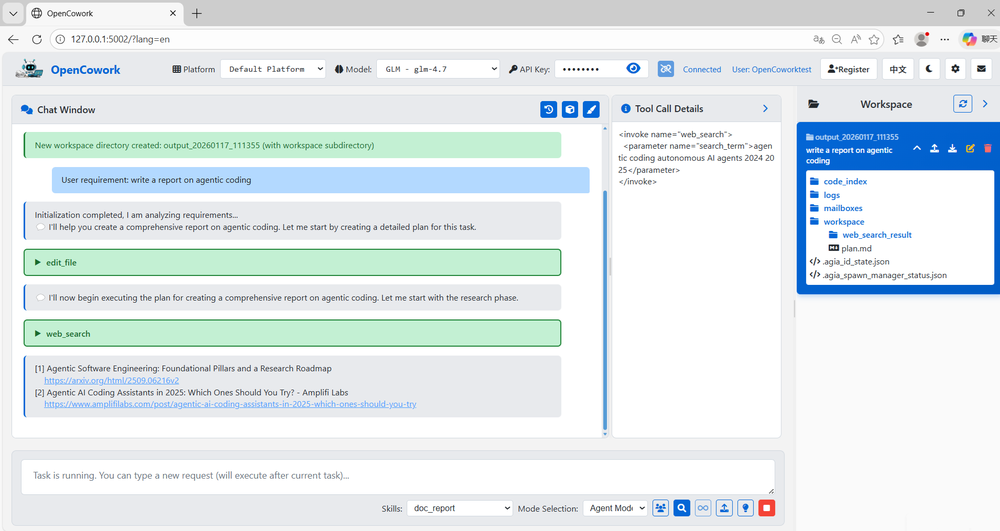
#> input picture md/images/OfficeCowork_GUI.png, 1000 x 531 px, shrunk from 1908 x 1014 before the run
$ python png_cropper.py ../../md/images/OfficeCowork_GUI.png
#> lines starting #> are read from the running program, lines starting #| are printed output that depends on the picture; after the words box and inside, x2 and y2 are one past the last pixel; in counts of white or black regions, pixels touching at a corner belong together
#!/usr/bin/env python3
# -*- coding: utf-8 -*-
"""
Copyright (c) 2025 OpenCowork Research Group.

Licensed under the Apache License, Version 2.0 (the "License");
you may not use this file except in compliance with the License.
You may obtain a copy of the License at

    http://www.apache.org/licenses/LICENSE-2.0

Unless required by applicable law or agreed to in writing, software
distributed under the License is distributed on an "AS IS" BASIS,
WITHOUT WARRANTIES OR CONDITIONS OF ANY KIND, either express or implied.
See the License for the specific language governing permissions and
limitations under the License.

PNG图片裁剪工具
用于去除PNG图片中的空白区域，特别适用于从SVG转换而来的PNG图片
"""

import os
from pathlib import Path
from typing import Tuple, Optional
from PIL import Image, ImageOps

# ========================================
# 🚀 延迟导入优化：numpy 延迟加载
# ========================================
# numpy 是重量级库，只在实际使用图片裁剪功能时才加载
# 避免启动时加载，节省约 0.7秒

np = None

def _ensure_numpy():
    """确保 numpy 已加载（延迟加载）"""
    global np
    if np is None:
        import numpy as _np
        np = _np

class PNGCropper:
    """PNG图片裁剪工具，用于自动去除空白区域"""

    def __init__(self):
        self.background_color = (255, 255, 255, 0)  # 透明白色背景
        self.tolerance = 10  # 颜色容差

    def detect_content_bounds(self, image: Image.Image, padding: int = 10) -> Tuple[int, int, int, int]:
        """
        检测图片中内容的边界

        Args:
            image: PIL Image对象
            padding: 保留的边距像素数

        Returns:
            (left, top, right, bottom) 内容边界坐标
        """
        # 🚀 延迟加载：只在实际使用时才加载 numpy
        _ensure_numpy()

        # 转换为RGBA模式以处理透明度
        if image.mode != 'RGBA':
            image = image.convert('RGBA')

        # 转换为numpy数组进行处理
        img_array = np.array(image)

        # 检测非透明且非白色的像素
        # 白色像素：RGB接近(255,255,255)
        # 透明像素：alpha < 128
        height, width = img_array.shape[:2]

        # 创建掩码：非空白内容的像素
        if img_array.shape[2] == 4:  # RGBA
            # 非透明像素
            alpha_mask = img_array[:, :, 3] > 32  # alpha > 32
            # 非白色像素（考虑容差）
            rgb_sum = img_array[:, :, :3].sum(axis=2)
            white_mask = rgb_sum < (255 * 3 - self.tolerance * 3)
            # 内容掩码：非透明且非白色
            content_mask = alpha_mask & white_mask
        else:  # RGB
            # 非白色像素
            rgb_sum = img_array.sum(axis=2)
            content_mask = rgb_sum < (255 * 3 - self.tolerance * 3)

        # 如果没有找到内容，返回原图边界
        if not content_mask.any():
            return 0, 0, width, height

        # 找到内容的边界
        content_rows = np.any(content_mask, axis=1)
        content_cols = np.any(content_mask, axis=0)

        top = np.argmax(content_rows)
        bottom = height - np.argmax(content_rows[::-1])
        left = np.argmax(content_cols)
        right = width - np.argmax(content_cols[::-1])

        # 添加边距
        left = max(0, left - padding)
        top = max(0, top - padding)
        right = min(width, right + padding)
        bottom = min(height, bottom + padding)

        return left, top, right, bottom

    def crop_png(self, input_path: Path, output_path: Optional[Path] = None,
                 padding: int = 10, min_size: Tuple[int, int] = (100, 100), verbose: bool = True) -> bool:
        """
        裁剪PNG图片，去除空白区域

        Args:
            input_path: 输入PNG文件路径
            output_path: 输出PNG文件路径，如果为None则覆盖原文件
            padding: 保留的边距像素数
            min_size: 最小输出尺寸(width, height)
            verbose: 是否输出详细信息

        Returns:
            是否成功裁剪
        """
        try:
            if not input_path.exists():
                if verbose:
                    print(f"❌ 输入文件不存在: {input_path}")
                return False

            # 读取图片
            with Image.open(input_path) as image:
                original_size = image.size
                if verbose:
                    print(f"📏 原始图片尺寸: {original_size[0]}x{original_size[1]}")

                # 检测内容边界
                left, top, right, bottom = self.detect_content_bounds(image, padding)

                # 计算裁剪后的尺寸
                crop_width = right - left
                crop_height = bottom - top

                if verbose:
                    print(f"🔍 检测到内容区域: ({left}, {top}) -> ({right}, {bottom})")
                    print(f"📐 裁剪后尺寸: {crop_width}x{crop_height}")

                # 检查是否需要裁剪
                if (left <= 5 and top <= 5 and
                    right >= original_size[0] - 5 and bottom >= original_size[1] - 5):
                    if verbose:
                        print("ℹ️ 图片已经没有明显的空白区域，无需裁剪")
                    if output_path and output_path != input_path:
                        image.save(output_path, 'PNG', optimize=True)
                    return True

                # 确保最小尺寸
                if crop_width < min_size[0] or crop_height < min_size[1]:
                    # 计算需要扩展的区域
                    expand_width = max(0, min_size[0] - crop_width) // 2
                    expand_height = max(0, min_size[1] - crop_height) // 2

                    left = max(0, left - expand_width)
                    right = min(original_size[0], right + expand_width)
                    top = max(0, top - expand_height)
                    bottom = min(original_size[1], bottom + expand_height)

                    crop_width = right - left
                    crop_height = bottom - top

                    if verbose:
                        print(f"🔧 调整到最小尺寸: {crop_width}x{crop_height}")

                # 执行裁剪
                cropped_image = image.crop((left, top, right, bottom))

                # 保存裁剪后的图片
                if output_path is None:
                    output_path = input_path

                cropped_image.save(output_path, 'PNG', optimize=True)

                # 计算压缩比例
                original_pixels = original_size[0] * original_size[1]
                cropped_pixels = crop_width * crop_height
                compression_ratio = (1 - cropped_pixels / original_pixels) * 100

                if verbose:
                    print(f"✅ 裁剪完成: {output_path}")
                    print(f"📊 空白区域减少: {compression_ratio:.1f}%")

                return True

        except Exception as e:
            if verbose:
                print(f"❌ 裁剪失败: {e}")
            return False

    # [46 lines left out: function batch_crop, not called in this run]


def main():
    """命令行工具入口"""
    import argparse

    parser = argparse.ArgumentParser(description="PNG图片裁剪工具 - 自动去除空白区域")
    parser.add_argument("input", help="输入PNG文件或目录路径")
    parser.add_argument("-o", "--output", help="输出文件路径（仅用于单文件处理）")
    parser.add_argument("-p", "--padding", type=int, default=10, help="保留的边距像素数 (默认: 10)")
    parser.add_argument("-b", "--no-backup", action="store_true", help="不创建备份文件")
    parser.add_argument("--batch", action="store_true", help="批量处理目录中的所有PNG文件")

    args = parser.parse_args()

    cropper = PNGCropper()
    input_path = Path(args.input)

    if args.batch or input_path.is_dir():
        # 批量处理
        success_count = cropper.batch_crop(
            input_path,
            padding=args.padding,
            backup=not args.no_backup
        )
        print(f"\n✨ 总计处理了 {success_count} 个文件")
    else:
        # 单文件处理
        output_path = Path(args.output) if args.output else None

        # 创建备份
        if not args.no_backup and output_path is None:
            backup_path = input_path.with_suffix('.png.backup')
            if not backup_path.exists():
                try:
                    import shutil
                    shutil.copy2(input_path, backup_path)
                    print(f"💾 已备份到: {backup_path}")
                except Exception as e:
                    print(f"⚠️ 备份失败: {e}")

        success = cropper.crop_png(input_path, output_path, args.padding)
#> in crop_png, image is the input picture: PIL image 1000x531 RGBA; mean R, G, B, A 225.9, 234.6, 237.4, 255
#| 📏 原始图片尺寸: 1000x531
#> in detect_content_bounds, `alpha_mask = img_array[:, :, 3] > 32`: alpha_mask: shape (531, 1000) bool; every value is 1
#> in detect_content_bounds, `rgb_sum = img_array[:, :, :3].sum(axis=2)`:
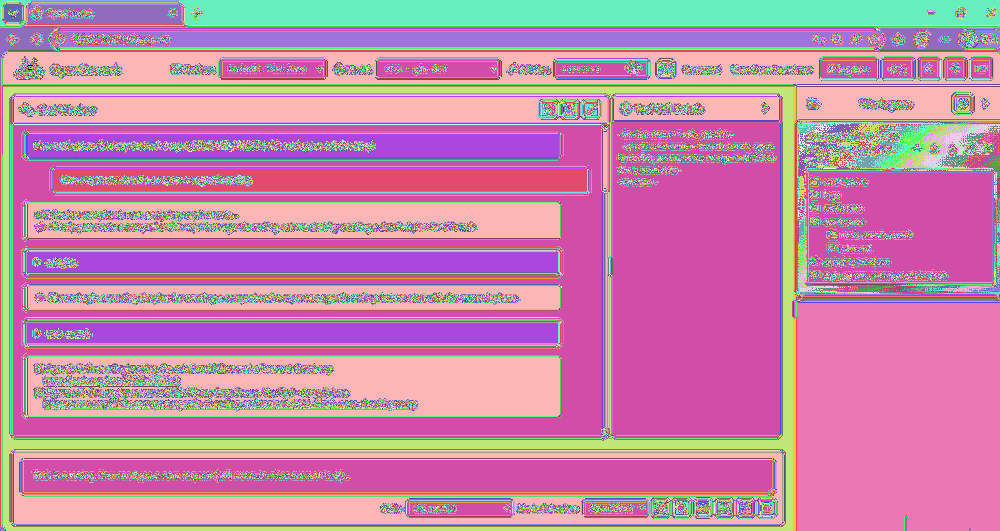
#> rgb_sum: shape (531, 1000) uint64; 715 distinct labels, from 0 to 765; one colour per label, 0 black
#> in detect_content_bounds, `white_mask = rgb_sum < (255 * 3 - self.tolerance * 3)`:
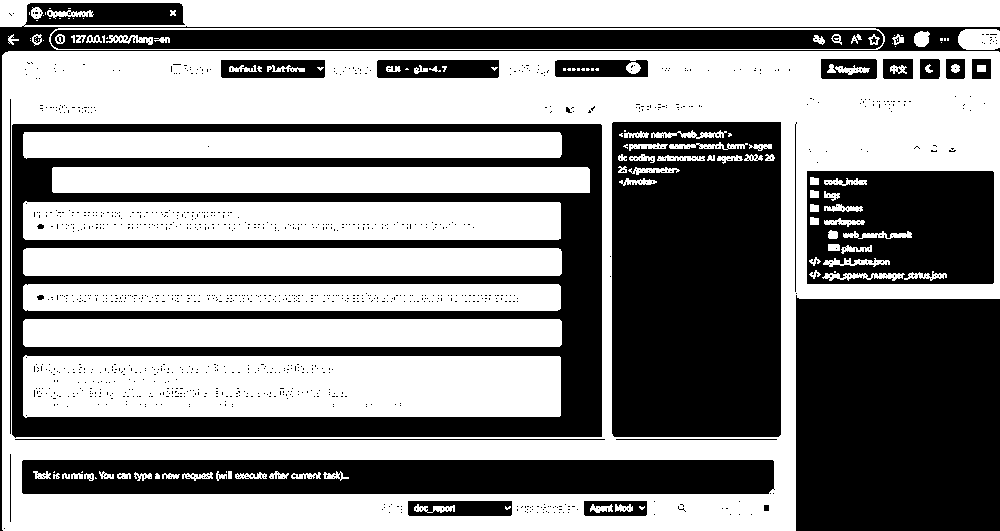
#> white_mask: shape (531, 1000) bool; 55.6% white; 1226 black regions (1197 under 20 px), largest, box (x1, y1, x2, y2) and area: (12, 124, 602, 438) 58755, (612, 122, 781, 437) 51008, (796, 295, 1000, 531) 47334
#> in detect_content_bounds, `top = np.argmax(content_rows)`: top = 0
#> in detect_content_bounds, `bottom = height - np.argmax(content_rows[::-1])`: bottom = 531
#> in detect_content_bounds, `left = np.argmax(content_cols)`: left = 0
#> in detect_content_bounds, `right = width - np.argmax(content_cols[::-1])`: right = 1000
#> in crop_png, `left, top, right, bottom = self.detect_content_bounds(image, padding)`: left = 0; right = 1000; bottom = 531
#> in crop_png, `crop_width = right - left`: crop_width = 1000
#> in crop_png, `crop_height = bottom - top`: crop_height = 531
#| 🔍 检测到内容区域: (0, 0) -> (1000, 531)
#| 📐 裁剪后尺寸: 1000x531
        if success:
            print("🎉 处理完成!")
        else:
            print("❌ 处理失败!")


if __name__ == "__main__":
    main()
